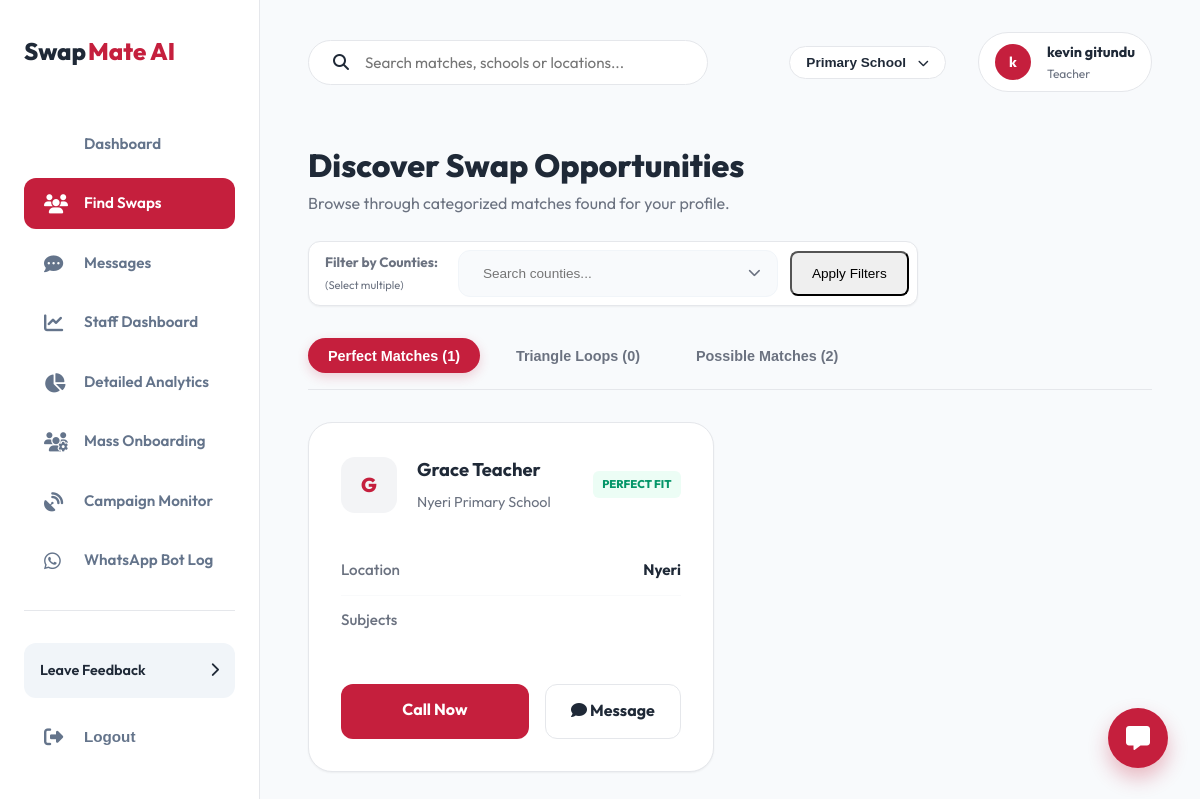
/accounts/find-swaps/ (signed in), run on the app's committed database.
### accounts/models.py (models this page shows, shortened)
class TeacherProfile(models.Model):
    LEVEL_CHOICES = [
        ('PRIMARY', 'Primary School'),
        ('JSS', 'Junior Secondary School (JSS)'),
        ('SENIOR', 'Senior/High School'),
    ]
    user = models.OneToOneField(User, on_delete=models.CASCADE, related_name='profile')
    school_name = models.CharField(max_length=255, null=True, blank=True)
    level = models.CharField(max_length=20, choices=LEVEL_CHOICES, null=True, blank=True)
    county = models.ForeignKey('locations.County', on_delete=models.SET_NULL, null=True, related_name='teachers')
    sub_county = models.ForeignKey('locations.SubCounty', on_delete=models.SET_NULL, null=True, related_name='teachers')
    ward = models.ForeignKey('locations.Ward', on_delete=models.SET_NULL, null=True, related_name='teachers')

class User(AbstractBaseUser, PermissionsMixin):
    phone_number = models.CharField(max_length=15, unique=True)
    first_name = models.CharField(max_length=30, blank=True)
    last_name = models.CharField(max_length=30, blank=True)
    email = models.EmailField(unique=True, null=True, blank=True)
    is_active = models.BooleanField(default=True)
    is_staff = models.BooleanField(default=False)
    date_joined = models.DateTimeField(auto_now_add=True)
    last_seen = models.DateTimeField(null=True, blank=True)
    objects = CustomUserManager()
    USERNAME_FIELD = 'phone_number'
    REQUIRED_FIELDS = ['first_name', 'last_name']

### locations/models.py (models this page shows, shortened)
class County(models.Model):
    name = models.CharField(max_length=100, unique=True)
    class Meta:
        verbose_name_plural = "Counties"

### accounts/views.py (the view)
# urls.py: path('find-swaps/', views.find_swaps, name='find_swaps'),
@login_required
def find_swaps(request):
    profile, created = TeacherProfile.objects.get_or_create(user=request.user)
    if not profile.school_name or not profile.county:
        return redirect('accounts:step_personal')
    from .services import get_potential_matches, get_triangle_matches, get_possible_matches, _subjects_compatible
    from locations.models import County
    county_ids = request.GET.getlist('county')
    mutual_base = get_potential_matches(profile)
    triangles_base = get_triangle_matches(profile)
    possible_base = get_possible_matches(profile)
    if county_ids:
        candidates = TeacherProfile.objects.filter(
            level=profile.level,
            county_id__in=county_ids
        ).exclude(id=profile.id).distinct()
        possible = []
        for match in candidates:
            if _subjects_compatible(profile, match):
                possible.append(match)
        mutual = [m for m in mutual_base if str(m.county_id) in county_ids]
        triangles = [t for t in triangles_base if str(t['partner_1'].county_id) in county_ids or str(t['partner_2'].county_id) in county_ids]
        m_ids = [m.id for m in mutual]
        possible = [p for p in possible if p.id not in m_ids]
    else:
        mutual = mutual_base
        triangles = triangles_base
        possible = possible_base
    counties = County.objects.all()
    user_pref_ids = list(profile.preferred_locations.values_list('county_id', flat=True))
    is_searching_custom = False
    if county_ids:
        search_set = set(map(int, county_ids))
        pref_set = set(user_pref_ids)
        if search_set != pref_set:
            is_searching_custom = True
    return render(request, 'accounts/find_swaps.html', {
        'profile': profile,
        'mutual': mutual,
        'triangles': triangles,
        'possible': possible,
        'counties': counties,
        'selected_counties': [int(cid) for cid in county_ids],
        'user_pref_ids': user_pref_ids,
        'is_searching_custom': is_searching_custom
    })

### accounts/services.py (called while the page is built, shortened)
def get_potential_matches(profile, override_counties=None):
    potential_matches = TeacherProfile.objects.filter(
        level=profile.level,
        preferred_locations__county=profile.county
    ).exclude(id=profile.id).distinct()
    if override_counties:
        my_pref_counties = County.objects.filter(name__in=override_counties).values_list('id', flat=True)
    else:
        my_pref_counties = profile.preferred_locations.values_list('county', flat=True)
    potential_matches = potential_matches.filter(county__id__in=my_pref_counties)
    valid_matches = []
    for match in potential_matches:
        if _subjects_compatible(profile, match):
            valid_matches.append(match)
    return valid_matches

def get_possible_matches(profile):
    my_pref_counties = profile.preferred_locations.values_list('county', flat=True)
    candidates = TeacherProfile.objects.filter(
        level=profile.level,
        county__id__in=my_pref_counties
    ).exclude(id=profile.id).distinct()
    possible_matches = []
    for match in candidates:
        if _subjects_compatible(profile, match):
            if not profile.county in match.preferred_locations.values_list('county', flat=True):
                possible_matches.append(match)
    return possible_matches

def _subjects_compatible(p1, p2):
    if p1.level == 'PRIMARY': return True

### messenger/context_processors.py (called while the page is built)
def unread_messages_count(request):
    if request.user.is_authenticated:
        count = Message.objects.filter(
            conversation__participants=request.user,
            is_read=False
        ).exclude(sender=request.user).count()
        return {'unread_messages_count': count}
    return {'unread_messages_count': 0}

### accounts/templates/accounts/find_swaps.html (shortened to what this page needs)
{% extends 'core/base_app.html' %}
{% block content %}
<div class="db-welcome" style="margin-bottom: 2rem; display: flex; justify-content: space-between; align-items: flex-end; flex-wrap: wrap; gap: 1.5rem;">
    <div>
        <h1 style="font-size: 2rem; font-weight: 800;">Discover Swap Opportunities</h1>
        <p style="color: var(--text-muted);">Browse through categorized matches found for your profile.</p>
    </div>
    <form method="get" id="search-form" style="display: flex; gap: 0.75rem; background: white; padding: 0.5rem; border-radius: 12px; border: 1px solid var(--border); box-shadow: var(--shadow-sm); align-items: center;">
        <div style="font-size: 0.85rem; font-weight: 700; color: var(--text-muted); padding-left: 0.5rem; margin-right: 0.5rem;">Filter by Counties:<br><small style="font-weight: 400; font-size: 0.7rem;">(Select multiple)</small></div>
        <div class="hybrid-select-container" id="county-hybrid-select">
            <div class="hybrid-select-input-wrap" onclick="document.getElementById('hybrid-search-input').focus()">
                <input type="text" id="hybrid-search-input" placeholder="Search counties..." autocomplete="off">
                <i class="fas fa-chevron-down" style="color: var(--text-muted); font-size: 0.8rem; margin-left: auto;"></i>
            </div>
        </div>
        <button type="submit" class="btn-match-primary" style="padding: 0.6rem 1.25rem; border-radius: 8px; font-size: 0.85rem; height: 45px;">Apply Filters</button>
    </form>
</div>
<div class="app-tabs">
    <button class="app-tab-btn active" onclick="openTab(event, 'mutual')">Perfect Matches ({{ mutual|length }})</button>
    <button class="app-tab-btn" onclick="openTab(event, 'triangles')">Triangle Loops ({{ triangles|length }})</button>
    <button class="app-tab-btn" onclick="openTab(event, 'possible')">Possible Matches ({{ possible|length }})</button>
</div>
<div id="mutual" class="tab-pane active">
    <div class="matches-grid">
        {% for match in mutual %}
            <div class="match-card">
                <div class="match-header">
                    <div class="match-avatar-small">{{ match.user.first_name|first }}</div>
                    <div class="match-title">
                        <h4>{{ match.user.first_name }} {{ match.user.last_name }}</h4>
                        <span>{{ match.school_name }}</span>
                    </div>
                    <div style="margin-left: auto; background: #ecfdf5; color: #059669; font-size: 0.7rem; font-weight: 800; padding: 0.3rem 0.6rem; border-radius: 6px;">PERFECT FIT</div>
                </div>
                <div class="match-details">
                    <div class="detail-row">
                        <label>Location</label>
                        <span>{{ match.county.name }}</span>
                    </div>
                    <div class="detail-row">
                        <label>Subjects</label>
                    </div>
                </div>
                <div class="match-actions">
                    <a href="tel:{{ match.user.phone_number }}" class="btn-match-primary">Call Now</a>
                    <a href="{% url 'messenger:start_chat' match.user.id %}" class="btn-match-outline"><i class="fas fa-comment"></i> Message</a>
                </div>
            </div>
        {% empty %}
            <div class="db-card" style="grid-column: 1/-1; text-align: center; padding: 5rem 0;">
                <p style="color: var(--text-muted);">No perfect mutual matches found yet.</p>
            </div>
        {% endfor %}
    </div>
</div>
{% endblock %}

### core/templates/core/base_app.html (shortened to what this page needs)
{% load static %}
<!DOCTYPE html>
<html lang="en">
<head>
    <link rel="stylesheet" href="https://cdnjs.cloudflare.com/ajax/libs/font-awesome/6.4.0/css/all.min.css">
    <link rel="stylesheet" href="{% static 'core/css/style.css' %}">
</head>
<body>
    <div class="app-layout">
        <aside class="app-sidebar" id="app-sidebar">
            <a href="/" class="logo" style="color: var(--text-dark); font-weight: 800;">Swap<span>Mate AI</span></a>
            <nav class="sidebar-nav">
                <a href="{% url 'accounts:dashboard' %}" class="nav-item {% if request.resolver_match.url_name == 'dashboard' %}active{% endif %}">
                    Dashboard
                </a>
                <a href="{% url 'accounts:find_swaps' %}" class="nav-item {% if request.resolver_match.url_name == 'find_swaps' %}active{% endif %}">
                    <i class="fas fa-users"></i>
                    Find Swaps
                </a>
                <a href="{% url 'messenger:inbox' %}" class="nav-item {% if '/messenger/' in request.path %}active{% endif %}">
                    <i class="fas fa-comment-dots"></i>
                    Messages
                </a>
                {% if user.is_staff %}
                <a href="{% url 'accounts:staff_dashboard' %}" class="nav-item {% if request.resolver_match.url_name == 'staff_dashboard' %}active{% endif %}">
                    <i class="fas fa-chart-line"></i>
                    Staff Dashboard
                </a>
                <a href="{% url 'accounts:swap_analytics' %}" class="nav-item {% if request.resolver_match.url_name == 'swap_analytics' %}active{% endif %}">
                    <i class="fas fa-chart-pie"></i>
                    Detailed Analytics
                </a>
                <a href="{% url 'messenger:bulk_onboard' %}" class="nav-item {% if request.resolver_match.url_name == 'bulk_onboard' %}active{% endif %}">
                    <i class="fas fa-users-cog"></i>
                    Mass Onboarding
                </a>
                <a href="{% url 'messenger:bulk_campaign_admin' %}" class="nav-item {% if request.resolver_match.url_name == 'bulk_campaign_admin' %}active{% endif %}">
                    <i class="fas fa-satellite-dish"></i>
                    Campaign Monitor
                </a>
                <a href="{% url 'messenger:whatsapp_admin' %}" class="nav-item {% if request.resolver_match.url_name == 'whatsapp_admin' %}active{% endif %}">
                    <i class="fab fa-whatsapp"></i>
                    WhatsApp Bot Log
                </a>
                {% endif %}
            </nav>
            <div class="sidebar-footer">
                <a href="#" class="feedback-card">
                    <span>Leave Feedback</span>
                    <i class="fas fa-chevron-right"></i>
                </a>
                <form action="{% url 'accounts:logout' %}" method="post" style="margin-top: 1rem;">
                    <button type="submit" class="nav-item" style="width: 100%; border: none; background: none; cursor: pointer; text-align: left;">
                        <i class="fas fa-sign-out-alt"></i>
                        Logout
                    </button>
                </form>
            </div>
        </aside>
        <main class="app-main">
            <header class="app-header">
                <div class="header-search">
                    <i class="fas fa-search"></i>
                    <input type="text" placeholder="Search matches, schools or locations...">
                </div>
                <div class="header-actions">
                    <div class="dropdown">
                        <button class="btn-secondary" style="padding: 0.5rem 1rem; border-radius: 50px; font-size: 0.85rem;">
                            {{ profile.get_level_display }} <i class="fas fa-chevron-down" style="margin-left: 0.5rem; font-size: 0.7rem;"></i>
                        </button>
                    </div>
                    <div class="user-pill">
                        <div class="avatar-small">{{ user.first_name|first }}</div>
                        <div class="user-info-text">
                            <strong>{{ user.first_name }} {{ user.last_name }}</strong>
                            <span>Teacher</span>
                        </div>
                    </div>
                </div>
            </header>
            {% block content %}{% endblock %}
        </main>
    </div>
    <div class="chat-widget" id="chat-toggle-new" style="bottom: 2rem; right: 2rem;">
        <i class="fas fa-comment-alt" style="font-size: 1.5rem;"></i>
    </div>
</body>
</html>

### data on the page
TeacherProfile: level "Primary School"
User: first_name|first "k", first_name "kevin", last_name "gitundu"
TeacherProfile: user.first_name|first "G", user.first_name "Grace", user.last_name "Teacher", school_name "Nyeri Primary School", county.name "Nyeri"

### other printed values
{{ mutual|length }} "1"
{{ triangles|length }} "0"
{{ possible|length }} "2"
